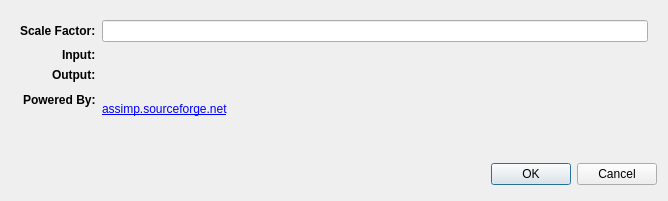
<?xml version="1.0" encoding="UTF-8"?>
<ui version="4.0">
 <class>ShapeImportDialog</class>
 <widget class="QDialog" name="ShapeImportDialog">
  <property name="geometry">
   <rect>
    <x>0</x>
    <y>0</y>
    <width>668</width>
    <height>201</height>
   </rect>
  </property>
  <property name="sizePolicy">
   <sizepolicy hsizetype="Preferred" vsizetype="Fixed">
    <horstretch>0</horstretch>
    <verstretch>0</verstretch>
   </sizepolicy>
  </property>
  <property name="windowTitle">
   <string>Shape Import</string>
  </property>
  <property name="windowIcon">
   <iconset resource="../resource/breezEd.qrc">
    <normaloff>:/breezEd/icons/tree/asset</normaloff>:/breezEd/icons/tree/asset</iconset>
  </property>
  <layout class="QVBoxLayout" name="verticalLayout">
   <item>
    <widget class="QWidget" name="centerWidget" native="true">
     <property name="sizePolicy">
      <sizepolicy hsizetype="Expanding" vsizetype="Expanding">
       <horstretch>0</horstretch>
       <verstretch>0</verstretch>
      </sizepolicy>
     </property>
     <layout class="QFormLayout" name="formLayout">
      <property name="fieldGrowthPolicy">
       <enum>QFormLayout::AllNonFixedFieldsGrow</enum>
      </property>
      <property name="labelAlignment">
       <set>Qt::AlignRight|Qt::AlignTrailing|Qt::AlignVCenter</set>
      </property>
      <item row="0" column="0">
       <widget class="QLabel" name="scaleLabel">
        <property name="font">
         <font>
          <weight>75</weight>
          <bold>true</bold>
         </font>
        </property>
        <property name="text">
         <string>Scale Factor:</string>
        </property>
       </widget>
      </item>
      <item row="0" column="1">
       <widget class="QLineEdit" name="scaleFactorLineEdit"/>
      </item>
      <item row="1" column="0">
       <widget class="QLabel" name="inputLabel">
        <property name="font">
         <font>
          <weight>75</weight>
          <bold>true</bold>
         </font>
        </property>
        <property name="text">
         <string>Input:</string>
        </property>
       </widget>
      </item>
      <item row="1" column="1">
       <widget class="BrowseWidget" name="inputWidget" native="true"/>
      </item>
      <item row="2" column="0">
       <widget class="QLabel" name="outputLabel">
        <property name="font">
         <font>
          <weight>75</weight>
          <bold>true</bold>
         </font>
        </property>
        <property name="text">
         <string>Output:</string>
        </property>
       </widget>
      </item>
      <item row="2" column="1">
       <widget class="BrowseWidget" name="outputWidget" native="true"/>
      </item>
      <item row="3" column="0">
       <widget class="QLabel" name="poweredLabel">
        <property name="font">
         <font>
          <weight>75</weight>
          <bold>true</bold>
         </font>
        </property>
        <property name="text">
         <string>Powered By:</string>
        </property>
       </widget>
      </item>
      <item row="3" column="1">
       <widget class="QLabel" name="assimpLink">
        <property name="text">
         <string>&lt;html&gt;&lt;head/&gt;&lt;body&gt;&lt;p&gt;&lt;a href=&quot;http://assimp.sourceforge.net&quot;&gt;&lt;img src=&quot;:/breezEd/images/banners/assimp&quot;/&gt;&lt;br/&gt;&lt;span style=&quot; text-decoration: underline; color:#0000ff;&quot;&gt;assimp.sourceforge.net&lt;/span&gt;&lt;/a&gt;&lt;/p&gt;&lt;/body&gt;&lt;/html&gt;</string>
        </property>
        <property name="openExternalLinks">
         <bool>true</bool>
        </property>
       </widget>
      </item>
     </layout>
    </widget>
   </item>
   <item>
    <layout class="QHBoxLayout">
     <property name="spacing">
      <number>6</number>
     </property>
     <property name="margin">
      <number>0</number>
     </property>
     <item>
      <spacer>
       <property name="orientation">
        <enum>Qt::Horizontal</enum>
       </property>
       <property name="sizeHint" stdset="0">
        <size>
         <width>131</width>
         <height>31</height>
        </size>
       </property>
      </spacer>
     </item>
     <item>
      <widget class="QPushButton" name="okButton">
       <property name="text">
        <string>OK</string>
       </property>
      </widget>
     </item>
     <item>
      <widget class="QPushButton" name="cancelButton">
       <property name="text">
        <string>Cancel</string>
       </property>
      </widget>
     </item>
    </layout>
   </item>
  </layout>
 </widget>
 <customwidgets>
  <customwidget>
   <class>BrowseWidget</class>
   <extends>QWidget</extends>
   <header>Widgets/BrowseWidget.h</header>
   <container>1</container>
  </customwidget>
 </customwidgets>
 <resources>
  <include location="../resource/breezEd.qrc"/>
 </resources>
 <connections>
  <connection>
   <sender>okButton</sender>
   <signal>clicked()</signal>
   <receiver>ShapeImportDialog</receiver>
   <slot>accept()</slot>
   <hints>
    <hint type="sourcelabel">
     <x>278</x>
     <y>253</y>
    </hint>
    <hint type="destinationlabel">
     <x>96</x>
     <y>254</y>
    </hint>
   </hints>
  </connection>
  <connection>
   <sender>cancelButton</sender>
   <signal>clicked()</signal>
   <receiver>ShapeImportDialog</receiver>
   <slot>reject()</slot>
   <hints>
    <hint type="sourcelabel">
     <x>369</x>
     <y>253</y>
    </hint>
    <hint type="destinationlabel">
     <x>179</x>
     <y>282</y>
    </hint>
   </hints>
  </connection>
 </connections>
</ui>
